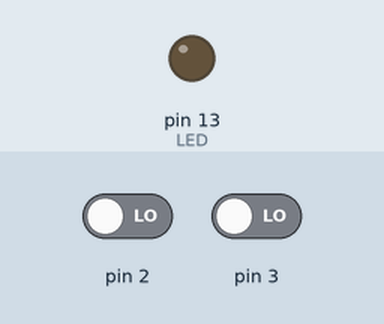
A sketch run on a simulated Arduino Uno, built with avr-gcc and run on an emulated ATmega328P. On the bench: output pins drawn as LEDs (lit = HIGH). The test bench sets the inputs (shaded band); at power-on: pin 2 LOW, pin 3 LOW. What the sketch prints to the serial monitor is not drawn.

Above: at 1.2 s.
1.3 s: pin 2 driven HIGH
At 1.9 s:
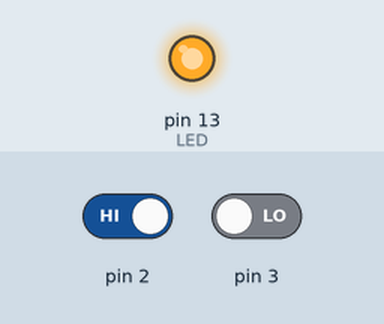
2.8 s: pin 3 driven HIGH
At 4.2 s:
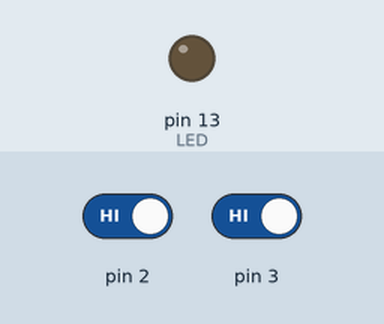
Timing chart, 0 to 5.8 s (numbered marks = the images above; inputs shaded):
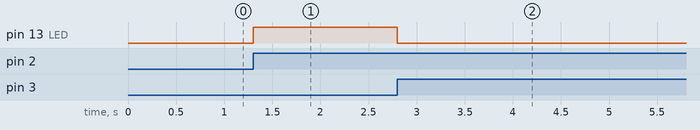

The sketch:

test_2.ino
```cpp
#define LED 13

void setup() {
    Serial.begin(9600);
    pinMode(LED, OUTPUT);
    attachInterrupt(digitalPinToInterrupt(2), ledOn, RISING);
    attachInterrupt(digitalPinToInterrupt(3), ledOff, RISING);
}

void loop() {
    int btnPin_2 = digitalRead(2);
    int btnPin_3 = digitalRead(3);
    Serial.println(btnPin_2);
    Serial.println(btnPin_3);
}

void ledOn() {
    digitalWrite(LED, HIGH);
}

void ledOff() {
  digitalWrite(LED, LOW);
}
```

Measured:
- after the input at 1.3 s, pin 13 (LED): LOW → HIGH at once
- after the input at 2.8 s, pin 13 (LED): HIGH → LOW at once
